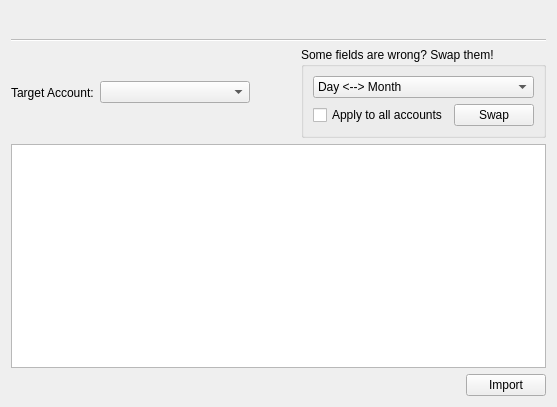
<?xml version="1.0" encoding="UTF-8"?>
<ui version="4.0">
 <class>ImportWindow</class>
 <widget class="QWidget" name="ImportWindow">
  <property name="geometry">
   <rect>
    <x>0</x>
    <y>0</y>
    <width>557</width>
    <height>407</height>
   </rect>
  </property>
  <property name="windowTitle">
   <string>Form</string>
  </property>
  <layout class="QVBoxLayout" name="verticalLayout">
   <item>
    <widget class="QTabBar" name="tabView" native="true">
     <property name="minimumSize">
      <size>
       <width>0</width>
       <height>30</height>
      </size>
     </property>
    </widget>
   </item>
   <item>
    <layout class="QHBoxLayout" name="targetAccountLayout">
     <item>
      <widget class="QLabel" name="targetAccountLabel">
       <property name="text">
        <string>Target Account:</string>
       </property>
      </widget>
     </item>
     <item>
      <widget class="QComboBox" name="targetAccountComboBox">
       <property name="minimumSize">
        <size>
         <width>150</width>
         <height>0</height>
        </size>
       </property>
      </widget>
     </item>
     <item>
      <spacer name="horizontalSpacer_2">
       <property name="orientation">
        <enum>Qt::Horizontal</enum>
       </property>
       <property name="sizeHint" stdset="0">
        <size>
         <width>40</width>
         <height>20</height>
        </size>
       </property>
      </spacer>
     </item>
     <item>
      <widget class="QGroupBox" name="groupBox">
       <property name="title">
        <string>Some fields are wrong? Swap them!</string>
       </property>
       <layout class="QGridLayout" name="gridLayout">
        <item row="0" column="0" colspan="2">
         <widget class="QComboBox" name="swapOptionsComboBox">
          <item>
           <property name="text">
            <string>Day &lt;--&gt; Month</string>
           </property>
          </item>
          <item>
           <property name="text">
            <string>Month &lt;--&gt; Year</string>
           </property>
          </item>
          <item>
           <property name="text">
            <string>Day &lt;--&gt; Year</string>
           </property>
          </item>
          <item>
           <property name="text">
            <string>Description &lt;--&gt; Payee</string>
           </property>
          </item>
         </widget>
        </item>
        <item row="1" column="0">
         <widget class="QCheckBox" name="applyToAllCheckBox">
          <property name="text">
           <string>Apply to all accounts</string>
          </property>
         </widget>
        </item>
        <item row="1" column="1">
         <widget class="QPushButton" name="swapButton">
          <property name="text">
           <string>Swap</string>
          </property>
         </widget>
        </item>
       </layout>
      </widget>
     </item>
    </layout>
   </item>
   <item>
    <widget class="TableView" name="tableView">
     <property name="editTriggers">
      <set>QAbstractItemView::NoEditTriggers</set>
     </property>
     <property name="dragEnabled">
      <bool>true</bool>
     </property>
     <property name="dragDropMode">
      <enum>QAbstractItemView::InternalMove</enum>
     </property>
     <property name="selectionMode">
      <enum>QAbstractItemView::SingleSelection</enum>
     </property>
     <property name="selectionBehavior">
      <enum>QAbstractItemView::SelectRows</enum>
     </property>
     <attribute name="horizontalHeaderHighlightSections">
      <bool>false</bool>
     </attribute>
     <attribute name="horizontalHeaderMinimumSectionSize">
      <number>18</number>
     </attribute>
     <attribute name="verticalHeaderVisible">
      <bool>false</bool>
     </attribute>
     <attribute name="verticalHeaderDefaultSectionSize">
      <number>18</number>
     </attribute>
    </widget>
   </item>
   <item>
    <layout class="QHBoxLayout" name="horizontalLayout">
     <item>
      <spacer name="horizontalSpacer">
       <property name="orientation">
        <enum>Qt::Horizontal</enum>
       </property>
       <property name="sizeHint" stdset="0">
        <size>
         <width>40</width>
         <height>20</height>
        </size>
       </property>
      </spacer>
     </item>
     <item>
      <widget class="QPushButton" name="importButton">
       <property name="text">
        <string>Import</string>
       </property>
      </widget>
     </item>
    </layout>
   </item>
  </layout>
 </widget>
 <customwidgets>
  <customwidget>
   <class>QTabBar</class>
   <extends>QWidget</extends>
   <header>PyQt4.QtGui</header>
   <container>1</container>
  </customwidget>
  <customwidget>
   <class>TableView</class>
   <extends>QTableView</extends>
   <header>support.item_view</header>
  </customwidget>
 </customwidgets>
 <resources/>
 <connections/>
</ui>
